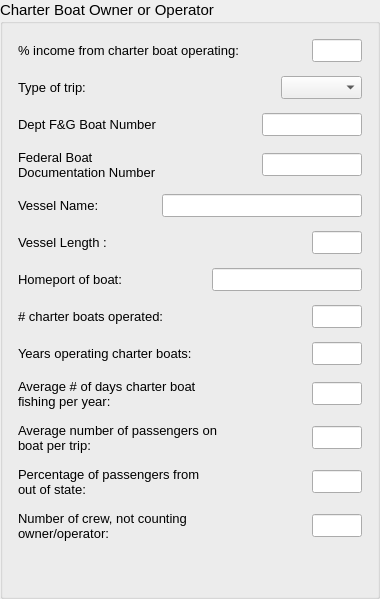
      <widget class="QGroupBox" name="vessel_info" >
       <property name="font" >
        <font>
         <pointsize>11</pointsize>
        </font>
       </property>
       <property name="title" >
        <string>Charter Boat Owner or Operator:</string>
       </property>
       <layout class="QVBoxLayout" name="verticalLayout_7" >
        <item>
         <widget class="QWidget" native="1" name="widget_3" >
          <layout class="QHBoxLayout" name="horizontalLayout_3" >
           <property name="spacing" >
            <number>4</number>
           </property>
           <property name="margin" >
            <number>4</number>
           </property>
           <item>
            <widget class="QLabel" name="label_3" >
             <property name="font" >
              <font>
               <pointsize>10</pointsize>
              </font>
             </property>
             <property name="text" >
              <string>% income from charter boat operating:</string>
             </property>
            </widget>
           </item>
           <item>
            <spacer name="horizontalSpacer_2" >
             <property name="orientation" >
              <enum>Qt::Horizontal</enum>
             </property>
             <property name="sizeHint" stdset="0" >
              <size>
               <width>40</width>
               <height>20</height>
              </size>
             </property>
            </spacer>
           </item>
           <item>
            <widget class="QLineEdit" name="cpfv_percent_income_line" >
             <property name="maximumSize" >
              <size>
               <width>50</width>
               <height>16777215</height>
              </size>
             </property>
             <property name="font" >
              <font>
               <pointsize>10</pointsize>
              </font>
             </property>
            </widget>
           </item>
          </layout>
         </widget>
        </item>
        <item>
         <widget class="QWidget" native="1" name="home_port_13" >
          <property name="font" >
           <font>
            <pointsize>10</pointsize>
           </font>
          </property>
          <layout class="QHBoxLayout" >
           <property name="spacing" >
            <number>4</number>
           </property>
           <property name="margin" >
            <number>4</number>
           </property>
           <item>
            <widget class="QLabel" name="type_of_charter_text_5" >
             <property name="minimumSize" >
              <size>
               <width>150</width>
               <height>0</height>
              </size>
             </property>
             <property name="maximumSize" >
              <size>
               <width>150</width>
               <height>16777215</height>
              </size>
             </property>
             <property name="font" >
              <font>
               <pointsize>10</pointsize>
              </font>
             </property>
             <property name="text" >
              <string>Type of trip:</string>
             </property>
             <property name="wordWrap" >
              <bool>true</bool>
             </property>
            </widget>
           </item>
           <item>
            <spacer>
             <property name="orientation" >
              <enum>Qt::Horizontal</enum>
             </property>
             <property name="sizeHint" stdset="0" >
              <size>
               <width>40</width>
               <height>20</height>
              </size>
             </property>
            </spacer>
           </item>
           <item>
            <widget class="QComboBox" name="cpfv_type_combo" >
             <item>
              <property name="text" >
               <string/>
              </property>
             </item>
             <item>
              <property name="text" >
               <string>Charter</string>
              </property>
             </item>
             <item>
              <property name="text" >
               <string>Six-pack</string>
              </property>
             </item>
             <item>
              <property name="text" >
               <string>Both</string>
              </property>
             </item>
            </widget>
           </item>
          </layout>
         </widget>
        </item>
        <item>
         <widget class="QWidget" native="1" name="ves_license_3" >
          <property name="font" >
           <font>
            <pointsize>10</pointsize>
           </font>
          </property>
          <layout class="QHBoxLayout" >
           <property name="spacing" >
            <number>4</number>
           </property>
           <property name="margin" >
            <number>4</number>
           </property>
           <item>
            <widget class="QLabel" name="federal_vessel_id_text_2" >
             <property name="minimumSize" >
              <size>
               <width>150</width>
               <height>0</height>
              </size>
             </property>
             <property name="maximumSize" >
              <size>
               <width>150</width>
               <height>16777215</height>
              </size>
             </property>
             <property name="font" >
              <font>
               <pointsize>10</pointsize>
              </font>
             </property>
             <property name="text" >
              <string>Dept F&amp;G Boat Number</string>
             </property>
             <property name="wordWrap" >
              <bool>true</bool>
             </property>
            </widget>
           </item>
           <item>
            <spacer>
             <property name="orientation" >
              <enum>Qt::Horizontal</enum>
             </property>
             <property name="sizeHint" stdset="0" >
              <size>
               <width>40</width>
               <height>20</height>
              </size>
             </property>
            </spacer>
           </item>
           <item>
            <widget class="QLineEdit" name="cpfv_lic_line" >
             <property name="enabled" >
              <bool>true</bool>
             </property>
             <property name="minimumSize" >
              <size>
               <width>100</width>
               <height>0</height>
              </size>
             </property>
             <property name="maximumSize" >
              <size>
               <width>100</width>
               <height>16777215</height>
              </size>
             </property>
             <property name="font" >
              <font>
               <pointsize>10</pointsize>
              </font>
             </property>
             <property name="text" >
              <string/>
             </property>
            </widget>
           </item>
          </layout>
         </widget>
        </item>
        <item>
         <widget class="QWidget" native="1" name="ves_license_6" >
          <property name="font" >
           <font>
            <pointsize>10</pointsize>
           </font>
          </property>
          <layout class="QHBoxLayout" name="_2" >
           <property name="spacing" >
            <number>4</number>
           </property>
           <property name="margin" >
            <number>4</number>
           </property>
           <item>
            <widget class="QLabel" name="federal_vessel_id_text_5" >
             <property name="minimumSize" >
              <size>
               <width>150</width>
               <height>0</height>
              </size>
             </property>
             <property name="maximumSize" >
              <size>
               <width>150</width>
               <height>16777215</height>
              </size>
             </property>
             <property name="font" >
              <font>
               <pointsize>10</pointsize>
              </font>
             </property>
             <property name="text" >
              <string>Federal Boat Documentation Number</string>
             </property>
             <property name="wordWrap" >
              <bool>true</bool>
             </property>
            </widget>
           </item>
           <item>
            <spacer>
             <property name="orientation" >
              <enum>Qt::Horizontal</enum>
             </property>
             <property name="sizeHint" stdset="0" >
              <size>
               <width>40</width>
               <height>20</height>
              </size>
             </property>
            </spacer>
           </item>
           <item>
            <widget class="QLineEdit" name="cpfv_fed_doc_line" >
             <property name="enabled" >
              <bool>true</bool>
             </property>
             <property name="minimumSize" >
              <size>
               <width>100</width>
               <height>0</height>
              </size>
             </property>
             <property name="maximumSize" >
              <size>
               <width>100</width>
               <height>16777215</height>
              </size>
             </property>
             <property name="font" >
              <font>
               <pointsize>10</pointsize>
              </font>
             </property>
             <property name="text" >
              <string/>
             </property>
            </widget>
           </item>
          </layout>
         </widget>
        </item>
        <item>
         <widget class="QWidget" native="1" name="vessel_length_5" >
          <property name="font" >
           <font>
            <pointsize>10</pointsize>
           </font>
          </property>
          <layout class="QHBoxLayout" >
           <property name="spacing" >
            <number>4</number>
           </property>
           <property name="margin" >
            <number>4</number>
           </property>
           <item>
            <widget class="QLabel" name="vessel_length_text_3" >
             <property name="minimumSize" >
              <size>
               <width>100</width>
               <height>0</height>
              </size>
             </property>
             <property name="maximumSize" >
              <size>
               <width>100</width>
               <height>16777215</height>
              </size>
             </property>
             <property name="font" >
              <font>
               <pointsize>10</pointsize>
              </font>
             </property>
             <property name="text" >
              <string>Vessel Name:</string>
             </property>
             <property name="wordWrap" >
              <bool>true</bool>
             </property>
            </widget>
           </item>
           <item>
            <spacer>
             <property name="orientation" >
              <enum>Qt::Horizontal</enum>
             </property>
             <property name="sizeHint" stdset="0" >
              <size>
               <width>40</width>
               <height>20</height>
              </size>
             </property>
            </spacer>
           </item>
           <item>
            <widget class="QLineEdit" name="cpfv_name_line" >
             <property name="enabled" >
              <bool>true</bool>
             </property>
             <property name="minimumSize" >
              <size>
               <width>200</width>
               <height>0</height>
              </size>
             </property>
             <property name="maximumSize" >
              <size>
               <width>200</width>
               <height>16777215</height>
              </size>
             </property>
             <property name="font" >
              <font>
               <pointsize>10</pointsize>
              </font>
             </property>
             <property name="text" >
              <string/>
             </property>
            </widget>
           </item>
          </layout>
         </widget>
        </item>
        <item>
         <widget class="QWidget" native="1" name="vessel_length_4" >
          <property name="font" >
           <font>
            <pointsize>10</pointsize>
           </font>
          </property>
          <layout class="QHBoxLayout" >
           <property name="spacing" >
            <number>4</number>
           </property>
           <property name="margin" >
            <number>4</number>
           </property>
           <item>
            <widget class="QLabel" name="vessel_length_text_2" >
             <property name="minimumSize" >
              <size>
               <width>150</width>
               <height>0</height>
              </size>
             </property>
             <property name="maximumSize" >
              <size>
               <width>150</width>
               <height>16777215</height>
              </size>
             </property>
             <property name="font" >
              <font>
               <pointsize>10</pointsize>
              </font>
             </property>
             <property name="text" >
              <string>Vessel Length :</string>
             </property>
             <property name="wordWrap" >
              <bool>true</bool>
             </property>
            </widget>
           </item>
           <item>
            <spacer>
             <property name="orientation" >
              <enum>Qt::Horizontal</enum>
             </property>
             <property name="sizeHint" stdset="0" >
              <size>
               <width>40</width>
               <height>20</height>
              </size>
             </property>
            </spacer>
           </item>
           <item>
            <widget class="QLineEdit" name="cpfv_len_line" >
             <property name="enabled" >
              <bool>true</bool>
             </property>
             <property name="minimumSize" >
              <size>
               <width>50</width>
               <height>0</height>
              </size>
             </property>
             <property name="maximumSize" >
              <size>
               <width>50</width>
               <height>16777215</height>
              </size>
             </property>
             <property name="font" >
              <font>
               <pointsize>10</pointsize>
              </font>
             </property>
             <property name="text" >
              <string/>
             </property>
            </widget>
           </item>
          </layout>
         </widget>
        </item>
        <item>
         <widget class="QWidget" native="1" name="home_port_12" >
          <property name="font" >
           <font>
            <pointsize>10</pointsize>
           </font>
          </property>
          <layout class="QHBoxLayout" >
           <property name="spacing" >
            <number>4</number>
           </property>
           <property name="margin" >
            <number>4</number>
           </property>
           <item>
            <widget class="QLabel" name="home_port_text_2" >
             <property name="minimumSize" >
              <size>
               <width>150</width>
               <height>0</height>
              </size>
             </property>
             <property name="maximumSize" >
              <size>
               <width>150</width>
               <height>16777215</height>
              </size>
             </property>
             <property name="font" >
              <font>
               <pointsize>10</pointsize>
              </font>
             </property>
             <property name="text" >
              <string>Homeport of boat:</string>
             </property>
             <property name="wordWrap" >
              <bool>true</bool>
             </property>
            </widget>
           </item>
           <item>
            <spacer>
             <property name="orientation" >
              <enum>Qt::Horizontal</enum>
             </property>
             <property name="sizeHint" stdset="0" >
              <size>
               <width>40</width>
               <height>20</height>
              </size>
             </property>
            </spacer>
           </item>
           <item>
            <widget class="QLineEdit" name="cpfv_home_port_line" >
             <property name="enabled" >
              <bool>true</bool>
             </property>
             <property name="minimumSize" >
              <size>
               <width>150</width>
               <height>0</height>
              </size>
             </property>
             <property name="maximumSize" >
              <size>
               <width>150</width>
               <height>16777215</height>
              </size>
             </property>
             <property name="font" >
              <font>
               <pointsize>10</pointsize>
              </font>
             </property>
             <property name="text" >
              <string/>
             </property>
            </widget>
           </item>
          </layout>
         </widget>
        </item>
        <item>
         <widget class="QWidget" native="1" name="widget" >
          <layout class="QHBoxLayout" name="horizontalLayout" >
           <property name="spacing" >
            <number>4</number>
           </property>
           <property name="margin" >
            <number>4</number>
           </property>
           <item>
            <widget class="QLabel" name="label" >
             <property name="maximumSize" >
              <size>
               <width>200</width>
               <height>16777215</height>
              </size>
             </property>
             <property name="font" >
              <font>
               <pointsize>10</pointsize>
              </font>
             </property>
             <property name="text" >
              <string># charter boats operated:</string>
             </property>
            </widget>
           </item>
           <item>
            <spacer name="spacer" >
             <property name="orientation" >
              <enum>Qt::Horizontal</enum>
             </property>
             <property name="sizeHint" stdset="0" >
              <size>
               <width>138</width>
               <height>20</height>
              </size>
             </property>
            </spacer>
           </item>
           <item>
            <widget class="QLineEdit" name="cpfv_num_op_line" >
             <property name="minimumSize" >
              <size>
               <width>50</width>
               <height>0</height>
              </size>
             </property>
             <property name="maximumSize" >
              <size>
               <width>50</width>
               <height>16777215</height>
              </size>
             </property>
             <property name="font" >
              <font>
               <pointsize>10</pointsize>
              </font>
             </property>
            </widget>
           </item>
          </layout>
         </widget>
        </item>
        <item>
         <widget class="QWidget" native="1" name="home_port_11" >
          <property name="font" >
           <font>
            <pointsize>10</pointsize>
           </font>
          </property>
          <layout class="QHBoxLayout" >
           <property name="spacing" >
            <number>4</number>
           </property>
           <property name="margin" >
            <number>4</number>
           </property>
           <item>
            <widget class="QLabel" name="years_text_4" >
             <property name="minimumSize" >
              <size>
               <width>250</width>
               <height>0</height>
              </size>
             </property>
             <property name="maximumSize" >
              <size>
               <width>250</width>
               <height>16777215</height>
              </size>
             </property>
             <property name="font" >
              <font>
               <pointsize>10</pointsize>
              </font>
             </property>
             <property name="text" >
              <string>Years operating charter boats:</string>
             </property>
             <property name="wordWrap" >
              <bool>true</bool>
             </property>
            </widget>
           </item>
           <item>
            <spacer>
             <property name="orientation" >
              <enum>Qt::Horizontal</enum>
             </property>
             <property name="sizeHint" stdset="0" >
              <size>
               <width>40</width>
               <height>20</height>
              </size>
             </property>
            </spacer>
           </item>
           <item>
            <widget class="QLineEdit" name="cpfv_yr_op_line" >
             <property name="enabled" >
              <bool>true</bool>
             </property>
             <property name="minimumSize" >
              <size>
               <width>50</width>
               <height>0</height>
              </size>
             </property>
             <property name="maximumSize" >
              <size>
               <width>50</width>
               <height>16777215</height>
              </size>
             </property>
             <property name="font" >
              <font>
               <pointsize>10</pointsize>
              </font>
             </property>
             <property name="text" >
              <string/>
             </property>
            </widget>
           </item>
          </layout>
         </widget>
        </item>
        <item>
         <widget class="QWidget" native="1" name="home_port_14" >
          <property name="minimumSize" >
           <size>
            <width>200</width>
            <height>0</height>
           </size>
          </property>
          <property name="font" >
           <font>
            <pointsize>10</pointsize>
           </font>
          </property>
          <layout class="QHBoxLayout" >
           <property name="spacing" >
            <number>4</number>
           </property>
           <property name="margin" >
            <number>4</number>
           </property>
           <item>
            <widget class="QLabel" name="landing_port_text_6" >
             <property name="minimumSize" >
              <size>
               <width>200</width>
               <height>0</height>
              </size>
             </property>
             <property name="maximumSize" >
              <size>
               <width>200</width>
               <height>16777215</height>
              </size>
             </property>
             <property name="font" >
              <font>
               <pointsize>10</pointsize>
              </font>
             </property>
             <property name="text" >
              <string>Average # of days charter boat fishing per year:</string>
             </property>
             <property name="wordWrap" >
              <bool>true</bool>
             </property>
            </widget>
           </item>
           <item>
            <spacer>
             <property name="orientation" >
              <enum>Qt::Horizontal</enum>
             </property>
             <property name="sizeHint" stdset="0" >
              <size>
               <width>40</width>
               <height>20</height>
              </size>
             </property>
            </spacer>
           </item>
           <item>
            <widget class="QLineEdit" name="cpfv_num_days_line" >
             <property name="enabled" >
              <bool>true</bool>
             </property>
             <property name="minimumSize" >
              <size>
               <width>50</width>
               <height>0</height>
              </size>
             </property>
             <property name="maximumSize" >
              <size>
               <width>50</width>
               <height>16777215</height>
              </size>
             </property>
             <property name="font" >
              <font>
               <pointsize>10</pointsize>
              </font>
             </property>
             <property name="text" >
              <string/>
             </property>
            </widget>
           </item>
          </layout>
         </widget>
        </item>
        <item>
         <widget class="QWidget" native="1" name="home_port_15" >
          <property name="font" >
           <font>
            <pointsize>10</pointsize>
           </font>
          </property>
          <layout class="QHBoxLayout" >
           <property name="spacing" >
            <number>4</number>
           </property>
           <property name="margin" >
            <number>4</number>
           </property>
           <item>
            <widget class="QLabel" name="landing_port_text_7" >
             <property name="minimumSize" >
              <size>
               <width>200</width>
               <height>0</height>
              </size>
             </property>
             <property name="maximumSize" >
              <size>
               <width>200</width>
               <height>16777215</height>
              </size>
             </property>
             <property name="font" >
              <font>
               <pointsize>10</pointsize>
              </font>
             </property>
             <property name="text" >
              <string>Average number of passengers on boat per trip:</string>
             </property>
             <property name="wordWrap" >
              <bool>true</bool>
             </property>
            </widget>
           </item>
           <item>
            <spacer>
             <property name="orientation" >
              <enum>Qt::Horizontal</enum>
             </property>
             <property name="sizeHint" stdset="0" >
              <size>
               <width>40</width>
               <height>20</height>
              </size>
             </property>
            </spacer>
           </item>
           <item>
            <widget class="QLineEdit" name="cpfv_num_pass_line" >
             <property name="enabled" >
              <bool>true</bool>
             </property>
             <property name="minimumSize" >
              <size>
               <width>50</width>
               <height>0</height>
              </size>
             </property>
             <property name="maximumSize" >
              <size>
               <width>50</width>
               <height>16777215</height>
              </size>
             </property>
             <property name="font" >
              <font>
               <pointsize>10</pointsize>
              </font>
             </property>
             <property name="text" >
              <string/>
             </property>
            </widget>
           </item>
          </layout>
         </widget>
        </item>
        <item>
         <widget class="QWidget" native="1" name="home_port_18" >
          <property name="font" >
           <font>
            <pointsize>10</pointsize>
           </font>
          </property>
          <layout class="QHBoxLayout" >
           <property name="spacing" >
            <number>4</number>
           </property>
           <property name="margin" >
            <number>4</number>
           </property>
           <item>
            <widget class="QLabel" name="landing_port_text_12" >
             <property name="minimumSize" >
              <size>
               <width>200</width>
               <height>0</height>
              </size>
             </property>
             <property name="maximumSize" >
              <size>
               <width>200</width>
               <height>16777215</height>
              </size>
             </property>
             <property name="font" >
              <font>
               <pointsize>10</pointsize>
              </font>
             </property>
             <property name="text" >
              <string>Percentage of passengers from out of state:</string>
             </property>
             <property name="wordWrap" >
              <bool>true</bool>
             </property>
            </widget>
           </item>
           <item>
            <spacer>
             <property name="orientation" >
              <enum>Qt::Horizontal</enum>
             </property>
             <property name="sizeHint" stdset="0" >
              <size>
               <width>40</width>
               <height>20</height>
              </size>
             </property>
            </spacer>
           </item>
           <item>
            <widget class="QLineEdit" name="cpfv_num_out_state_line" >
             <property name="enabled" >
              <bool>true</bool>
             </property>
             <property name="minimumSize" >
              <size>
               <width>50</width>
               <height>0</height>
              </size>
             </property>
             <property name="maximumSize" >
              <size>
               <width>50</width>
               <height>16777215</height>
              </size>
             </property>
             <property name="font" >
              <font>
               <pointsize>10</pointsize>
              </font>
             </property>
             <property name="text" >
              <string/>
             </property>
            </widget>
           </item>
          </layout>
         </widget>
        </item>
        <item>
         <widget class="QWidget" native="1" name="home_port_16" >
          <property name="font" >
           <font>
            <pointsize>10</pointsize>
           </font>
          </property>
          <layout class="QHBoxLayout" >
           <property name="spacing" >
            <number>4</number>
           </property>
           <property name="margin" >
            <number>4</number>
           </property>
           <item>
            <widget class="QLabel" name="landing_port_text_8" >
             <property name="minimumSize" >
              <size>
               <width>200</width>
               <height>0</height>
              </size>
             </property>
             <property name="maximumSize" >
              <size>
               <width>200</width>
               <height>16777215</height>
              </size>
             </property>
             <property name="font" >
              <font>
               <pointsize>10</pointsize>
              </font>
             </property>
             <property name="text" >
              <string>Number of crew, not counting owner/operator:</string>
             </property>
             <property name="wordWrap" >
              <bool>true</bool>
             </property>
            </widget>
           </item>
           <item>
            <spacer>
             <property name="orientation" >
              <enum>Qt::Horizontal</enum>
             </property>
             <property name="sizeHint" stdset="0" >
              <size>
               <width>40</width>
               <height>20</height>
              </size>
             </property>
            </spacer>
           </item>
           <item>
            <widget class="QLineEdit" name="cpfv_num_crew_line" >
             <property name="enabled" >
              <bool>true</bool>
             </property>
             <property name="minimumSize" >
              <size>
               <width>50</width>
               <height>0</height>
              </size>
             </property>
             <property name="maximumSize" >
              <size>
               <width>50</width>
               <height>16777215</height>
              </size>
             </property>
             <property name="font" >
              <font>
               <pointsize>10</pointsize>
              </font>
             </property>
             <property name="text" >
              <string/>
             </property>
            </widget>
           </item>
          </layout>
         </widget>
        </item>
        <item>
         <spacer name="verticalSpacer" >
          <property name="orientation" >
           <enum>Qt::Vertical</enum>
          </property>
          <property name="sizeHint" stdset="0" >
           <size>
            <width>20</width>
            <height>40</height>
           </size>
          </property>
         </spacer>
        </item>
       </layout>
      </widget>
